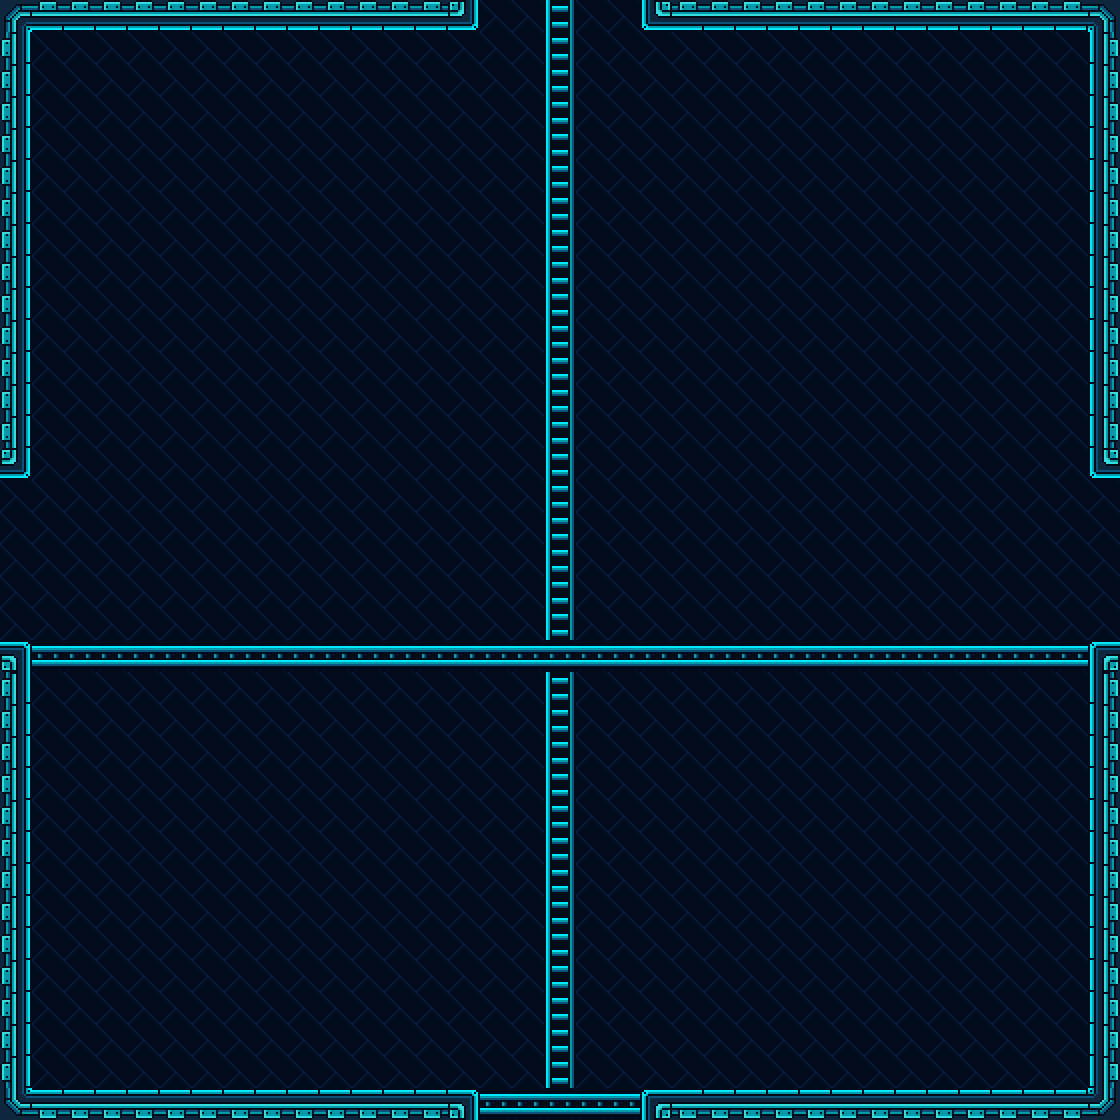

Tiled map render using the project's own tile images. Description and the whole map definition, tile-layer contents included, below:
An orthogonal 35x35 tile map with 32x32 px tiles, 1 tile layer (Tile Layer 1).

<map version="1.2" tiledversion="1.3.5" orientation="orthogonal" renderorder="right-down" width="35" height="35" tilewidth="32" tileheight="32" infinite="0" nextlayerid="2" nextobjectid="1">
 <editorsettings>
  <export target="a35.csv" format="csv" />
 </editorsettings>
 <properties>
  <property name="background" type="int" value="0" />
  <property name="ladder" type="int" value="3" />
  <property name="platform" type="int" value="2" />
  <property name="solid" type="int" value="1" />
 </properties>
 <tileset firstgid="1" source="../../../MapTiles/sciFiTiles.tsx" />
 <layer id="1" name="Tile Layer 1" width="35" height="35">
  <data encoding="csv">
10,6,6,6,6,6,6,6,6,6,6,6,6,6,14,2,2,21,2,2,15,6,6,6,6,6,6,6,6,6,6,6,6,6,11,
8,2,2,2,2,2,2,2,2,2,2,2,2,2,2,2,2,21,2,2,2,2,2,2,2,2,2,2,2,2,2,2,2,2,9,
8,2,2,2,2,2,2,2,2,2,2,2,2,2,2,2,2,21,2,2,2,2,2,2,2,2,2,2,2,2,2,2,2,2,9,
8,2,2,2,2,2,2,2,2,2,2,2,2,2,2,2,2,21,2,2,2,2,2,2,2,2,2,2,2,2,2,2,2,2,9,
8,2,2,2,2,2,2,2,2,2,2,2,2,2,2,2,2,21,2,2,2,2,2,2,2,2,2,2,2,2,2,2,2,2,9,
8,2,2,2,2,2,2,2,2,2,2,2,2,2,2,2,2,21,2,2,2,2,2,2,2,2,2,2,2,2,2,2,2,2,9,
8,2,2,2,2,2,2,2,2,2,2,2,2,2,2,2,2,21,2,2,2,2,2,2,2,2,2,2,2,2,2,2,2,2,9,
8,2,2,2,2,2,2,2,2,2,2,2,2,2,2,2,2,21,2,2,2,2,2,2,2,2,2,2,2,2,2,2,2,2,9,
8,2,2,2,2,2,2,2,2,2,2,2,2,2,2,2,2,21,2,2,2,2,2,2,2,2,2,2,2,2,2,2,2,2,9,
8,2,2,2,2,2,2,2,2,2,2,2,2,2,2,2,2,21,2,2,2,2,2,2,2,2,2,2,2,2,2,2,2,2,9,
8,2,2,2,2,2,2,2,2,2,2,2,2,2,2,2,2,21,2,2,2,2,2,2,2,2,2,2,2,2,2,2,2,2,9,
8,2,2,2,2,2,2,2,2,2,2,2,2,2,2,2,2,21,2,2,2,2,2,2,2,2,2,2,2,2,2,2,2,2,9,
8,2,2,2,2,2,2,2,2,2,2,2,2,2,2,2,2,21,2,2,2,2,2,2,2,2,2,2,2,2,2,2,2,2,9,
8,2,2,2,2,2,2,2,2,2,2,2,2,2,2,2,2,21,2,2,2,2,2,2,2,2,2,2,2,2,2,2,2,2,9,
14,2,2,2,2,2,2,2,2,2,2,2,2,2,2,2,2,21,2,2,2,2,2,2,2,2,2,2,2,2,2,2,2,2,15,
2,2,2,2,2,2,2,2,2,2,2,2,2,2,2,2,2,21,2,2,2,2,2,2,2,2,2,2,2,2,2,2,2,2,2,
2,2,2,2,2,2,2,2,2,2,2,2,2,2,2,2,2,21,2,2,2,2,2,2,2,2,2,2,2,2,2,2,2,2,2,
2,2,2,2,2,2,2,2,2,2,2,2,2,2,2,2,2,21,2,2,2,2,2,2,2,2,2,2,2,2,2,2,2,2,2,
2,2,2,2,2,2,2,2,2,2,2,2,2,2,2,2,2,21,2,2,2,2,2,2,2,2,2,2,2,2,2,2,2,2,2,
2,2,2,2,2,2,2,2,2,2,2,2,2,2,2,2,2,21,2,2,2,2,2,2,2,2,2,2,2,2,2,2,2,2,2,
16,18,18,18,18,18,18,18,18,18,18,18,18,18,18,18,18,18,18,18,18,18,18,18,18,18,18,18,18,18,18,18,18,18,17,
8,2,2,2,2,2,2,2,2,2,2,2,2,2,2,2,2,21,2,2,2,2,2,2,2,2,2,2,2,2,2,2,2,2,9,
8,2,2,2,2,2,2,2,2,2,2,2,2,2,2,2,2,21,2,2,2,2,2,2,2,2,2,2,2,2,2,2,2,2,9,
8,2,2,2,2,2,2,2,2,2,2,2,2,2,2,2,2,21,2,2,2,2,2,2,2,2,2,2,2,2,2,2,2,2,9,
8,2,2,2,2,2,2,2,2,2,2,2,2,2,2,2,2,21,2,2,2,2,2,2,2,2,2,2,2,2,2,2,2,2,9,
8,2,2,2,2,2,2,2,2,2,2,2,2,2,2,2,2,21,2,2,2,2,2,2,2,2,2,2,2,2,2,2,2,2,9,
8,2,2,2,2,2,2,2,2,2,2,2,2,2,2,2,2,21,2,2,2,2,2,2,2,2,2,2,2,2,2,2,2,2,9,
8,2,2,2,2,2,2,2,2,2,2,2,2,2,2,2,2,21,2,2,2,2,2,2,2,2,2,2,2,2,2,2,2,2,9,
8,2,2,2,2,2,2,2,2,2,2,2,2,2,2,2,2,21,2,2,2,2,2,2,2,2,2,2,2,2,2,2,2,2,9,
8,2,2,2,2,2,2,2,2,2,2,2,2,2,2,2,2,21,2,2,2,2,2,2,2,2,2,2,2,2,2,2,2,2,9,
8,2,2,2,2,2,2,2,2,2,2,2,2,2,2,2,2,21,2,2,2,2,2,2,2,2,2,2,2,2,2,2,2,2,9,
8,2,2,2,2,2,2,2,2,2,2,2,2,2,2,2,2,21,2,2,2,2,2,2,2,2,2,2,2,2,2,2,2,2,9,
8,2,2,2,2,2,2,2,2,2,2,2,2,2,2,2,2,21,2,2,2,2,2,2,2,2,2,2,2,2,2,2,2,2,9,
8,2,2,2,2,2,2,2,2,2,2,2,2,2,2,2,2,21,2,2,2,2,2,2,2,2,2,2,2,2,2,2,2,2,9,
12,7,7,7,7,7,7,7,7,7,7,7,7,7,16,18,18,18,18,18,17,7,7,7,7,7,7,7,7,7,7,7,7,7,13
</data>
 </layer>
</map>